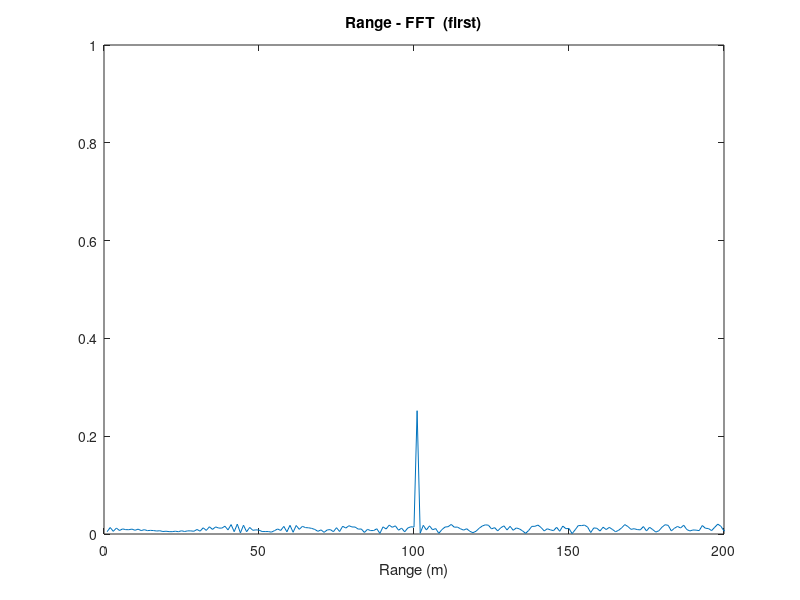
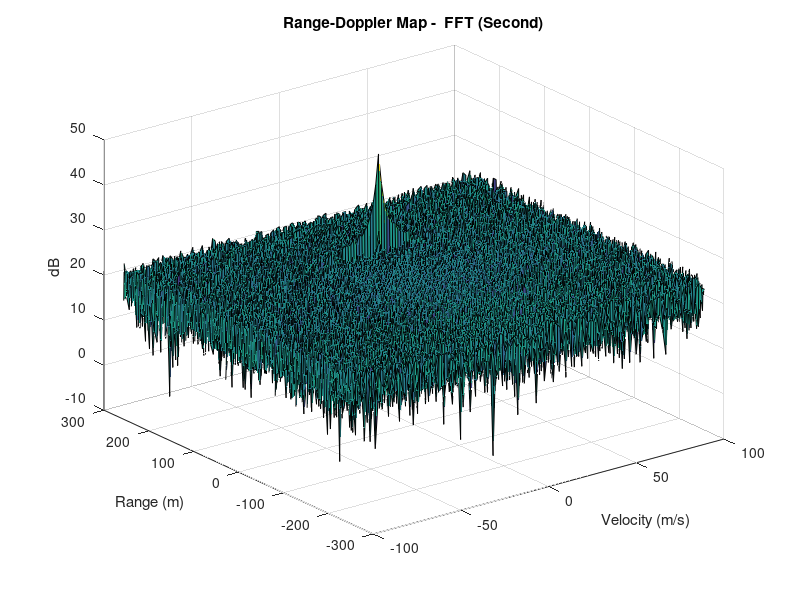

Write MATLAB code to recreate these figures, in order. (Note: this script raises an error after producing the figures.)
clear all
clc;

%% Radar Specifications
%%%%%%%%%%%%%%%%%%%%%%%%%%%
% Frequency of operation = 77GHz
% Max Range = 200m
% Range Resolution = 1 m
% Max Velocity = 100 m/s
%%%%%%%%%%%%%%%%%%%%%%%%%%%

range_max = 200;        % maximum range
c = 3e8;                % speed of light (m/s) - standard
range_resolution = 1;   % range resolution (m) 
% Operating carrier frequency of Radar
fc = 77e9;   %carrier freq   
% The number of chirps in one sequence. Its ideal to have 2^ value for the ease of running the FFT for Doppler Estimation.
Nd = 128;   % # of doppler cells OR # of sent periods % number of chirps
% The number of samples on each chirp.
Nr = 1024;   % for length of time OR # of range cells

%% User Defined Range and Velocity of target
% Define the target initial position and velocity. Note: Velocity remains contant

range = 100;         % target initial position (m)
velocity = 5;     % target initial velocity (m/s) - approaching target


%% FMCW Waveform Generation
% Design the FMCW waveform by giving the specs of each of its parameters.
% Calculate the Bandwidth (B_sweep), Chirp Time (Tchirp) and Slope (slope) of the FMCW chirp using the requirements above.
% from lesson Range, Velocity, and Angle Resolution
B_sweep = c / (2 * range_resolution);
% FMCW radar system, the sweep time should be at least 5 to 6 times  - use factor 5.5
Tchirp = 5.5 * 2 * range_max / c;
slope = B_sweep / Tchirp;


%% Signal generation and Moving Target simulation
% Running the radar scenario over the time.
% Timestamp for running the displacement scenario for every sample on each chirp
t = linspace(0, Nd*Tchirp, Nr*Nd); % total time for samples

% Creating the vectors for Tx, Rx and Mix based on the total samples input.
target_range = zeros(1,length(t));  % Range of the Target for constant velocity
Tx = zeros(1,length(t));    % transmitted signal
Rx = zeros(1,length(t));    % received signal
Mix = zeros(1,length(t));   % beat signal

% Similar vectors for range_covered and time delay.
r_t = zeros(1,length(t));
td = zeros(1,length(t));

for i=1:length(t)

    % For each time stamp update the Range of the Target for constant velocity.
    target_range(i) = range + velocity * t(i);
    td(i) = (2 * target_range(i)) / c;

    % For each time sample we need update the transmitted and received signal.
    Tx(i) = cos(2 * pi * (fc * t(i) + (slope * t(i)^2) / 2));
    Rx(i) = cos(2 * pi * (fc * (t(i) - td(i)) + (slope * (t(i) - td(i))^2) / 2));

    % Now by mixing the Transmit and Receive generate the beat signal
    % This is done by element wise matrix multiplication of Transmit and Receiver Signal
    Mix(i) = Tx(i) .* Rx(i);

end


%% RANGE MEASUREMENT

% Reshape the vector into Nr*Nd array. Nr and Nd here would also define the size of
% Range and Doppler FFT respectively.
Mix = reshape(Mix, [Nr, Nd]);

% Run the FFT on the beat signal along the range bins dimension (Nr) and normalize.
sig_fft1 = fft(Mix, Nr)./Nr;

% Take the absolute value of FFT output
sig_fft1 = abs(sig_fft1);

% Output of FFT is double sided signal, but we are interested in only one side of the spectrum.
% Hence we throw out half of the samples.
sig_fft1 = sig_fft1(1:Nr/2 + 1);

% Plotting the range
figure('Name', 'Range - FFT (first)')

% Plot FFT output
plot(sig_fft1)
title('Range - FFT  (first)')
xlabel('Range (m)')
axis ([0 200 0 1]);


%% RANGE DOPPLER RESPONSE
% The 2D FFT implementation is already provided here. This will run a 2DFFT
% on the mixed signal (beat signal) output and generate a range doppler
% map. You will implement CFAR on the generated RDM

% Range Doppler Map Generation.

% The output of the 2D FFT is an image that has reponse in the range and
% doppler FFT bins. So, it is important to convert the axis from bin sizes
% to range and doppler based on their Max values.

Mix = reshape(Mix, [Nr, Nd]);

% 2D FFT using the FFT size for both dimensions.
sig_fft2 = fft2(Mix, Nr, Nd);

% Taking just one side of signal from Range dimension.
sig_fft2 = sig_fft2(1:Nr/2, 1:Nd);
sig_fft2 = fftshift(sig_fft2);
RDM = abs(sig_fft2);
RDM = 10 * log10(RDM) ;

% Use the surf function to plot the output of 2DFFT and to show axis in both dimensions
doppler_axis = linspace(-100, 100, Nd);
range_axis = linspace(-200, 200, Nr/2) * ((Nr/2) / 400);
figure,surf(doppler_axis, range_axis, RDM);
title('Range-Doppler Map -  FFT (Second)')
ylabel('Range (m)')
xlabel('Velocity (m/s)')
zlabel('dB')


%% CFAR implementation
% Slide Window through the complete Range Doppler Map

% Select the number of Training Cells in both the dimensions.
Tr = 7; % training cells for range
Td = 7; % training cells for doppler

% Select the number of Guard Cells in both dimensions around the Cell under
% test (CUT) for accurate estimation
Gr = 2; % guard cells for range
Gd = 2; % guard cells for doppler

% Offset the threshold by SNR value in dB
offset = 5;

% Create a vector to store noise_level for each iteration on training cells
range_size = 2 * (Tr + Gr) + 1;
doppler_size = 2 * (Td + Gd) + 1;
noise_level = zeros(1, 1);

% Design a loop such that it slides the CUT across range doppler map by
% giving margins at the edges for Training and Guard Cells.
% For every iteration sum the signal level within all the training
% cells. To sum convert the value from logarithmic to linear using db2pow
% function. Average the summed values for all of the training
% cells used. After averaging convert it back to logarithimic using pow2db.
% Further add the offset to it to determine the threshold. Next, compare the
% signal under CUT with this threshold. If the CUT level > threshold assign
% it a value of 1, else equate it to 0.

% Use RDM[x,y] as the matrix from the output of 2D FFT for implementing CFAR
Tcell_num = range_size * doppler_size - (2 * Gr + 1) * (2 * Gd + 1);
signal_cfar = zeros(Nr/2, Nd);
for i = 1+Tr+Gr:(Nr/2 - (Gr+Tr))
    for j = 1+Td+Gd:(Nd - (Gd+Td))
        sum_all_cells = sum(db2pow(RDM(i-(Tr+Gr):i+Tr+Gr, j-(Td+Gd):j+Td+Gd)), 'all');
        sum_excl_Tcell  = sum(db2pow(RDM(i-Gr:i+Gr, j-Gd:j+Gd)), 'all');
        noise_level = sum_all_cells - sum_excl_Tcell;

        threshold = noise_level / Tcell_num;
        threshold = db2pow(pow2db(threshold) + offset);

        signal = db2pow(RDM(i,j));
        if (signal <= threshold)
            signal_cfar(i,j) = 0;
        else
            signal_cfar(i,j) = 1;
        end
    end
end

% The process above will generate a thresholded block, which is smaller
% than the Range Doppler Map as the CUT cannot be located at the edges of
% matrix. Hence,few cells will not be thresholded. To keep the map size same
% set those values to 0.

% Display the CFAR output using the Surf function like we did for Range
% Doppler Response output.
figure,surf(doppler_axis, range_axis, signal_cfar);
title("2D CFAR - Range-Doppler Map")
xlabel('Velocity (m/s)')
ylabel('Range (m)')
zlabel('CFAR Detection')
colorbar;